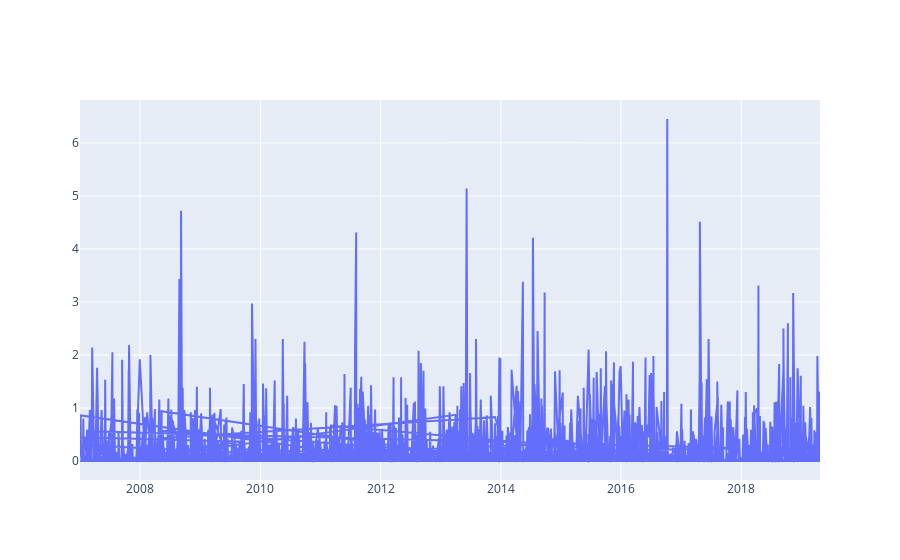

Notebook source saved alongside this figure:
### Code cell
import plotly.graph_objects as go

import pandas as pd
#df = pd.read_csv('https://raw.githubusercontent.com/plotly/datasets/master/finance-charts-apple.csv')

fig = go.Figure([go.Scatter(x=dataset['date'], y=dataset['precipitation'])])
fig.show()

### Figure 1 — Plotly figure (JSON) as saved in the notebook; plotly's stock layout.template omitted (floating-point values rounded to 4 significant figures; data arrays with more than 128 entries replaced by an {"elided": "..."} marker saying what was removed)
{"data": [{"type": "scatter", "x": {"elided": "4497 str values"}, "y": {"elided": "4497 float values"}}], "layout": {}}
